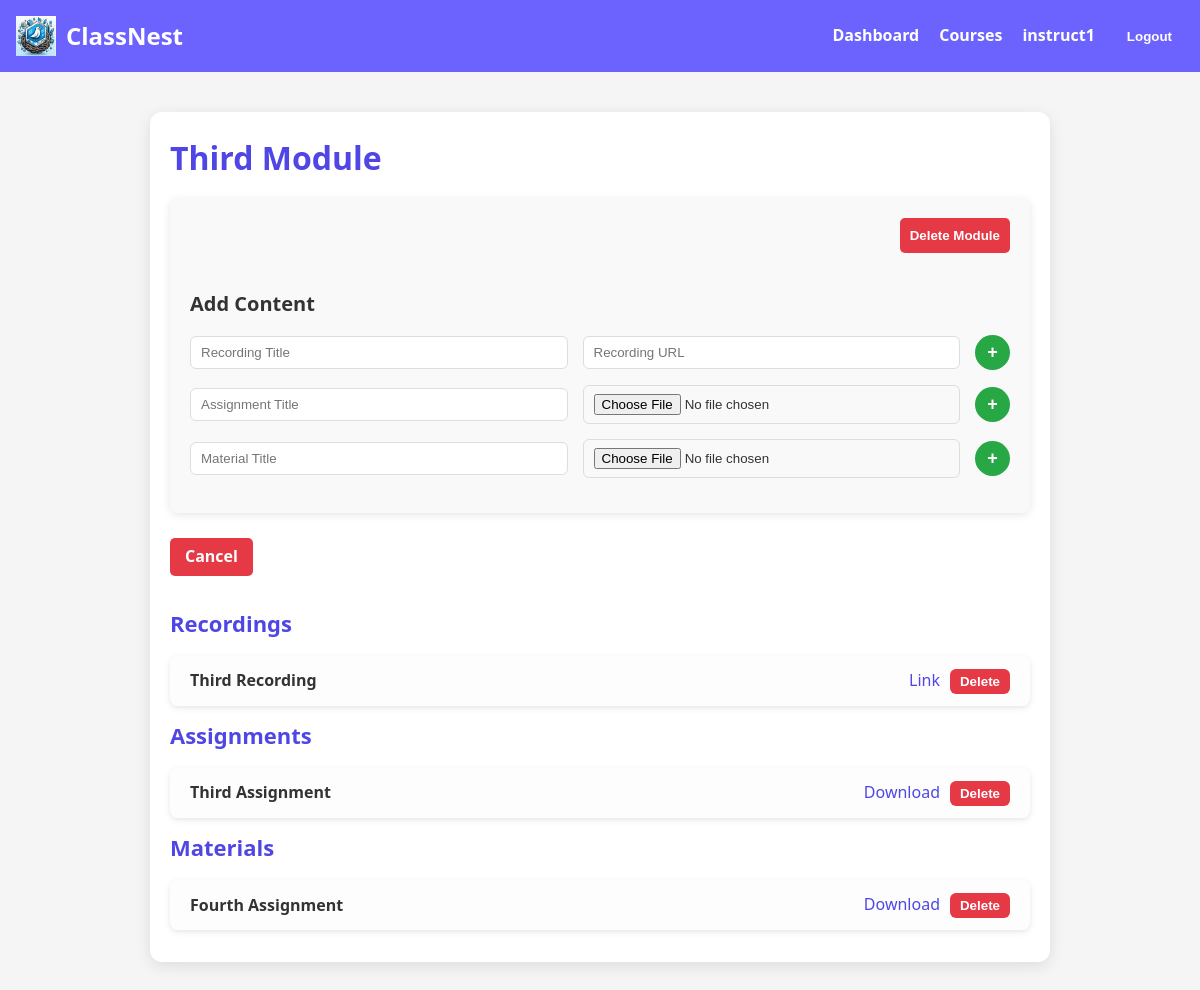
Page /module/11/ (signed in) on the committed database.
### classnest_Base/models.py (models this page shows)
class Module(models.Model):
    title = models.CharField(max_length=255)
    course = models.ForeignKey(Course, on_delete=models.CASCADE)
    created_at = models.DateTimeField(auto_now_add=True)

class Recording(models.Model):
    module = models.ForeignKey(Module, on_delete=models.CASCADE)
    title = models.CharField(max_length=255)  # Add title field
    url = models.URLField()  # Use URLField for recording links

class Assignment(models.Model):
    module = models.ForeignKey(Module, on_delete=models.CASCADE)
    title = models.CharField(max_length=255)  # Add title field
    file = models.FileField(upload_to='assignments/')

class Material(models.Model):
    module = models.ForeignKey(Module, on_delete=models.CASCADE)
    title = models.CharField(max_length=255)  # Add title field
    file = models.FileField(upload_to='materials/')

### classnest_Base/views.py (the view)
# urls.py: path('module/<int:module_id>/', views.module_detail_view, name='module-detail'),
@login_required
def module_detail_view(request, module_id):
    module = get_object_or_404(Module, id=module_id)
    course = module.course  # Ensure you have the course related to the module
    recordings = module.recording_set.all()
    assignments = module.assignment_set.all()
    materials = module.material_set.all()
    return render(request, 'classnest_Base/module_detail.html', {
        'module': module,
        'course': course,
        'recordings': recordings,
        'assignments': assignments,
        'materials': materials,
    })

### classnest_Base/templates/classnest_Base/module_detail.html (shortened to what this page needs)
<!DOCTYPE html>
<html lang="en">
<head>
  {% load static %}
  <link rel="stylesheet" href="{% static 'classnest_Base/css/dashboard_styles.css' %}">
  <link rel="stylesheet" href="{% static 'classnest_Base/css/module_detail.css' %}">
</head>
<body>
  <header class="navbar">
    <div class="navbar-container">
      <div class="logo">
        <img src="{% static 'classnest_Base/img/app_icon.png' %}" alt="Logo Icon" class="logo-icon">
        ClassNest
      </div>
      <nav class="nav-links">
        <a href="{% url 'dashboard' %}">Dashboard</a>
        <a href="{% url 'courses' %}">Courses</a>
        <span class="user-info">{{ request.user.username }}</span>
        <form action="{% url 'logout' %}" method="post" style="display: inline;">
          <button type="submit" class="logout-btn">Logout</button>
        </form>
      </nav>
    </div>
  </header>
  <div class="module-detail-container">
    <h1>{{ module.title }}</h1>
    {% if request.user == module.course.instructor %}
      <div class="add-content-section">
        {% if request.user == module.course.instructor %}
          <div class="delete-module-container">
            <form action="{% url 'delete-module' module.id %}" method="post">
              <button type="submit" class="delete-module-btn">Delete Module</button>
            </form>
          </div>
          {% endif %}
        <h3>Add Content</h3>
        <form action="{% url 'add-recording' module.id %}" method="post">
          <input type="text" name="recording_title" placeholder="Recording Title" required>
          <input type="url" name="recording_url" placeholder="Recording URL" required>
          <button type="submit" class="add-btn">+</button>
        </form>
        <form action="{% url 'add-assignment' module.id %}" method="post" enctype="multipart/form-data">
          <input type="text" name="assignment_title" placeholder="Assignment Title" required>
          <input type="file" name="assignment_file" required>
          <button type="submit" class="add-btn">+</button>
        </form>
        <form action="{% url 'add-material' module.id %}" method="post" enctype="multipart/form-data">
          <input type="text" name="material_title" placeholder="Material Title" required>
          <input type="file" name="material_file" required>
          <button type="submit" class="add-btn">+</button>
        </form>
      </div>
       <div class="cancel-button-container">
        <a href="{% url 'course-detail' module.course.id %}" class="cancel-btn">Cancel</a>
      </div>
    {% endif %}
    <div class="content-section">
      <h2>Recordings</h2>
      {% if recordings %}
        <ul>
          {% for recording in recordings %}
            <li>
              <div class="item-title">{{ recording.title }}</div>
              <div class="item-actions">
                <a href="{{ recording.url }}" target="_blank">Link</a>
                {% if request.user == module.course.instructor %}
                  <form action="{% url 'delete-recording' recording.id %}" method="post" style="display: inline;">
                    <button type="submit" class="delete-recording-btn">Delete</button>
                  </form>
                {% endif %}
              </div>
            </li>
          {% endfor %}
        </ul>
      {% else %}
        <p>No recordings available.</p>
      {% endif %}
      <h2>Assignments</h2>
      {% if assignments %}
        <ul>
          {% for assignment in assignments %}
            <li>
              <div class="item-title">{{ assignment.title }}</div>
              <div class="item-actions">
                <a href="{{ assignment.file.url }}" download>Download</a>
                {% if request.user == module.course.instructor %}
                  <form action="{% url 'delete-assignment' assignment.id %}" method="post" style="display: inline;">
                    <button type="submit" class="delete-assignment-btn">Delete</button>
                  </form>
                {% endif %}
              </div>
            </li>
          {% endfor %}
        </ul>
      {% else %}
        <p>No assignments available.</p>
      {% endif %}
      <h2>Materials</h2>
      {% if materials %}
        <ul>
          {% for material in materials %}
            <li>
              <div class="item-title">{{ material.title }}</div>
              <div class="item-actions">
                <a href="{{ material.file.url }}" download>Download</a>
                {% if request.user == module.course.instructor %}
                <form action="{% url 'delete-material' material.id %}" method="post" style="display: inline;">
                  <button type="submit" class="delete-material-btn">Delete</button>
                </form>
                {% endif %}
              </div>
            </li>
          {% endfor %}
        </ul>
      {% else %}
        <p>No materials available.</p>
      {% endif %}
    </div>
  </div>
</body>
</html>

### classnest_Base/static/classnest_Base/css/dashboard_styles.css (style rules this page uses)
* { margin: 0; padding: 0; box-sizing: border-box; }
body { font-family: 'Segoe UI', Tahoma, Geneva, Verdana, sans-serif; background-color: #f8f9fa; color: #333; padding: 0; line-height: 1.6; }
.navbar { background-color: #6c63ff; color: #fff; padding: 16px; text-align: center; }
.navbar-container { max-width: 1200px; margin: 0 auto; display: flex; justify-content: space-between; align-items: center; }
.logo { font-size: 24px; font-weight: bold; }
.nav-links { display: flex; align-items: center; gap: 20px; }
.nav-links a, .user-info { color: #fff; text-decoration: none; font-weight: bold; }
.user-info { font-weight: bold; }
.logo { display: flex; align-items: center; font-size: 24px; font-weight: bold; }
.logo-icon { width: 40px; height: 40px; margin-right: 10px; }
.logout-btn { background-color: #6c63ff; color: #fff; border: none; padding: 6px 12px; border-radius: 4px; cursor: pointer; font-weight: bolder; transition: background-color 0.3s ease; }

### classnest_Base/static/classnest_Base/css/module_detail.css (style rules this page uses)
body { font-family: 'Segoe UI', Tahoma, Geneva, Verdana, sans-serif; background-color: #f5f5f5; color: #333; margin: 0; padding: 0; line-height: 1.6; }
.navbar { background-color: #6c63ff; color: white; padding: 16px; text-align: center; }
.navbar-container { max-width: 1200px; margin: 0 auto; display: flex; justify-content: space-between; align-items: center; }
.logo { display: flex; align-items: center; font-size: 24px; font-weight: bold; }
.logo-icon { width: 40px; height: 40px; margin-right: 10px; }
.nav-links { display: flex; gap: 20px; }
.nav-links a { color: white; text-decoration: none; font-weight: bold; transition: color 0.3s; }
.module-detail-container { max-width: 900px; margin: 40px auto; padding: 20px; background-color: white; border-radius: 12px; box-shadow: 0 4px 15px rgba(0, 0, 0, 0.1); }
h1, h2, h3 { color: #4f46e5; margin-bottom: 15px; }
.add-content-section { padding: 20px; background-color: #f9f9f9; border-radius: 8px; margin-bottom: 25px; box-shadow: 0 2px 8px rgba(0, 0, 0, 0.1); }
.add-content-section h3 { margin-bottom: 15px; font-size: 20px; color: #333; }
.add-content-section form { display: flex; align-items: center; gap: 15px; margin-bottom: 15px; flex-wrap: wrap; }
.add-content-section input { padding: 8px 10px; border-radius: 6px; border: 1px solid #ddd; flex: 1; }
.delete-module-container { display: flex; justify-content: flex-end; margin-bottom: 20px; }
.delete-module-btn { display: inline-block; padding: 10px 10px; background-color: #e63946; color: white; border: none; border-radius: 5px; font-weight: bold; cursor: pointer; transition: background-color 0.3s; }
.cancel-btn { display: inline-block; padding: 6px 15px; background-color: #e63946; color: white; text-decoration: none; border-radius: 5px; font-weight: bold; text-align: center; transition: background-color 0.3s; }
.content-section { margin-top: 30px; }
.content-section h2 { font-size: 22px; margin-bottom: 15px; }
ul { list-style-type: none; padding: 0; }
li { background-color: #fdfdfd; padding: 12px 20px; border-radius: 8px; margin-bottom: 12px; display: flex; justify-content: space-between; align-items: center; box-shadow: 0 2px 6px rgba(0, 0, 0, 0.1); }
.item-title { font-weight: 600; color: #333; flex: 1; margin-right: 10px; }
.item-actions { display: flex; gap: 10px; }
.item-actions a { color: #4f46e5; text-decoration: none; font-weight: 500; }
.delete-recording-btn, .delete-assignment-btn, .delete-material-btn { background-color: #e63946; color: white; border: none; padding: 5px 10px; border-radius: 6px; cursor: pointer; font-weight: bold; transition: background-color 0.3s; }
.add-btn { background-color: #28a745; color: white; border: none; padding: 8px; border-radius: 50%; font-size: 18px; cursor: pointer; font-weight: bold; width: 35px; height: 35px; display: flex; align-items: center; justify-content: center; transition: background-color 0.3s; }

### rows in the picture
Module: title "Third Module"
Recording: title "Third Recording"
Assignment: title "Third Assignment"
Material: title "Fourth Assignment"

### other values in the picture
{{ request.user.username }} "instruct1"
